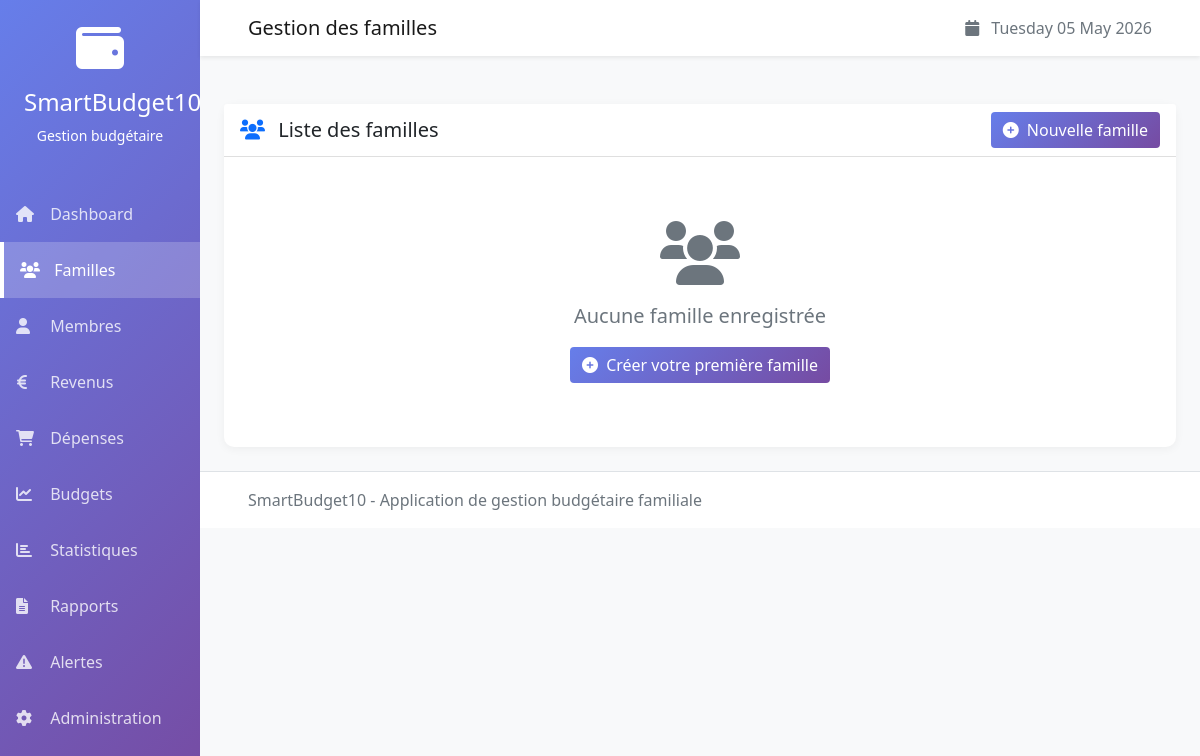
Page /familles/ on the earlier database version.
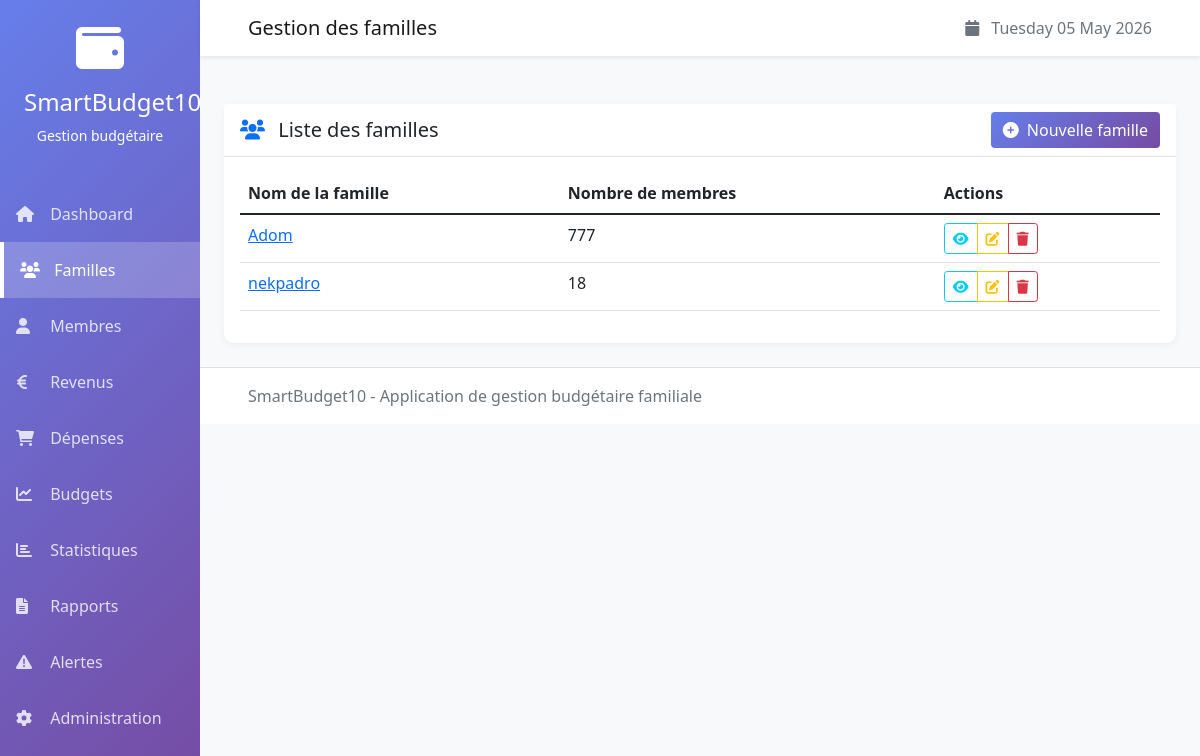
Same page on the later database version.
### gestionbudgetfamille10/models/famille.py (models this page shows, shortened)
class Famille(models.Model):
    idFamille = models.AutoField(primary_key=True)
    NomFamille = models.CharField(max_length=100)
    NombreMembres = models.IntegerField(default=1)
    class Meta:
        verbose_name = "Famille"
        verbose_name_plural = "Familles"

### gestionbudgetfamille10/views/famille_views.py (the view)
# urls.py: path('familles/', famille_views.liste_familles, name='liste_familles'),
def liste_familles(request):
    familles = Famille.objects.all()
    return render(request, 'gestionbudgetfamille10/famille/liste.html', {'familles': familles})

### gestionbudgetfamille10/templates/gestionbudgetfamille10/famille/liste.html (shortened to what this page needs)
{% extends 'gestionbudgetfamille10/base.html' %}
{% block page_title %}Gestion des familles{% endblock %}
{% block content %}
<div class="row">
    <div class="col-12">
        <div class="card">
            <div class="card-header bg-white d-flex justify-content-between align-items-center">
                <h5 class="mb-0">
                    <i class="fas fa-users text-primary me-2"></i>
                    Liste des familles
                </h5>
                <a href="{% url 'ajouter_famille' %}" class="btn btn-primary">
                    <i class="fas fa-plus-circle me-1"></i>
                    Nouvelle famille
                </a>
            </div>
            <div class="card-body">
                {% if familles %}
                    <div class="table-responsive">
                        <table class="table table-hover">
                            <thead>
                                <tr>
                                    <th>Nom de la famille</th>
                                    <th>Nombre de membres</th>
                                    <th>Actions</th>
                                </tr>
                            </thead>
                            <tbody>
                                {% for famille in familles %}
                                    <tr>
                                        <td>
                                            <a href="{% url 'detail_famille' famille.idFamille %}">
                                                {{ famille.NomFamille }}
                                            </a>
                                        </td>
                                        <td>{{ famille.NombreMembres }}</td>
                                        <td>
                                            <div class="btn-group btn-group-sm">
                                                <a href="{% url 'detail_famille' famille.idFamille %}"
                                                   class="btn btn-outline-info" title="Voir détails">
                                                    <i class="fas fa-eye"></i>
                                                </a>
                                                <a href="{% url 'modifier_famille' famille.idFamille %}"
                                                   class="btn btn-outline-warning" title="Modifier">
                                                    <i class="fas fa-edit"></i>
                                                </a>
                                                <a href="{% url 'supprimer_famille' famille.idFamille %}"
                                                   class="btn btn-outline-danger" title="Supprimer">
                                                    <i class="fas fa-trash"></i>
                                                </a>
                                            </div>
                                        </td>
                                    </tr>
                                {% endfor %}
                            </tbody>
                        </table>
                    </div>
                {% else %}
                    <div class="text-center py-5">
                        <i class="fas fa-users fa-4x text-muted mb-3"></i>
                        <p class="lead text-muted">Aucune famille enregistrée</p>
                        <a href="{% url 'ajouter_famille' %}" class="btn btn-primary">
                            <i class="fas fa-plus-circle me-1"></i>
                            Créer votre première famille
                        </a>
                    </div>
                {% endif %}
            </div>
        </div>
    </div>
</div>
{% endblock %}

Differences in the rows shown:
added Famille: NomFamille "Adom", NombreMembres "777"
added Famille: NomFamille "nekpadro", NombreMembres "18"
Other differences:
text no longer shown: "Aucune famille enregistrée Créer votre première famille"
text now shown: "Nom de la famille Nombre de membres Actions"
